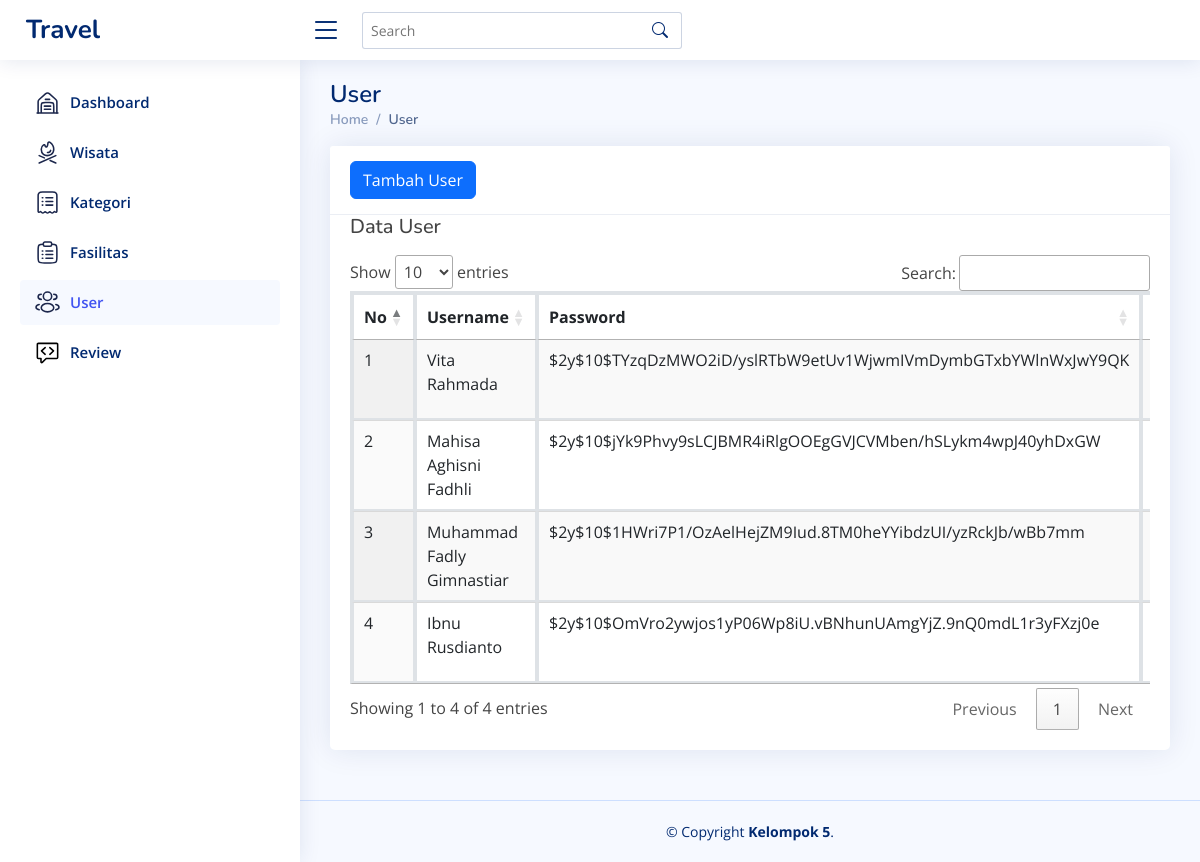
Page /admin/user.php (signed in) on the committed database.
### tables this page shows
CREATE TABLE `user` (
  `id` int(11) NOT NULL,
  `username` varchar(50) NOT NULL,
  `password` varchar(255) NOT NULL,
  `role` enum('admin','user') NOT NULL,
  `last_registered` datetime DEFAULT current_timestamp(),
  `img` varchar(255) DEFAULT 'default.jpg',
  `location` varchar(255) DEFAULT NULL,
  `last_activity` datetime DEFAULT current_timestamp() ON UPDATE current_timestamp()
);

### admin/user.php (the view, shortened to what this page needs)
<?php
include('proses-user.php');
?>
<!DOCTYPE html>
<html lang="en">
<head>
    <link href="assets/vendor/bootstrap/css/bootstrap.min.css" rel="stylesheet">
    <link href="assets/vendor/bootstrap-icons/bootstrap-icons.css" rel="stylesheet">
    <link href="assets/vendor/boxicons/css/boxicons.min.css" rel="stylesheet">
    <link href="assets/vendor/quill/quill.snow.css" rel="stylesheet">
    <link href="assets/vendor/quill/quill.bubble.css" rel="stylesheet">
    <link href="assets/vendor/remixicon/remixicon.css" rel="stylesheet">
    <link href="assets/vendor/simple-datatables/style.css" rel="stylesheet">
    <link rel="stylesheet" href="https://cdn.datatables.net/1.13.7/css/jquery.dataTables.css" />
    <link href="https://cdn.jsdelivr.net/npm/sweetalert2@11.9.0/dist/sweetalert2.min.css" rel="stylesheet">
    <link href="assets/css/style.css" rel="stylesheet">
<body>
    <header id="header" class="header fixed-top d-flex align-items-center">
        <div class="d-flex align-items-center justify-content-between">
            <a href="index.php" class="logo d-flex align-items-center">
                <span class="d-none d-lg-block">Travel</span>
            </a>
            <i class="bi bi-list toggle-sidebar-btn"></i>
        </div>
        <div class="search-bar">
            <form class="search-form d-flex align-items-center" method="POST" action="#">
                <input type="text" name="query" placeholder="Search" title="Enter search keyword">
                <button type="submit" title="Search"><i class="bi bi-search"></i></button>
            </form>
        </div>
    </header>
    <aside id="sidebar" class="sidebar">
        <ul class="sidebar-nav" id="sidebar-nav">
            <li class="nav-item">
                <a class="nav-link collapsed" href="index.php">
                    <span>Dashboard</span>
                </a>
            </li>
            <li class="nav-item">
                <a class="nav-link collapsed" href="wisata.php">
                    <span>Wisata</span>
                </a>
            </li>
            <li class="nav-item">
                <a class="nav-link collapsed" href="kategori.php">
                    <span>Kategori</span>
                </a>
            </li>
            <li class="nav-item">
                <a class="nav-link collapsed" href="fasilitas.php">
                    <span>Fasilitas</span>
                </a>
            </li>
            <li class="nav-item">
                <a class="nav-link" href="user.php">
                    <span>User</span>
                </a>
            </li>
            <li class="nav-item">
                <a class="nav-link collapsed" href="review.php">
                    <span>Review</span>
                </a>
            </li>
        </ul>
    </aside>
    <main id="main" class="main">
        <div class="pagetitle">
            <h1>User</h1>
            <nav>
                <ol class="breadcrumb">
                    <li class="breadcrumb-item"><a href="index.php">Home</a></li>
                    <li class="breadcrumb-item active">User</li>
                </ol>
            </nav>
        </div>
        <section class="section dashboard">
            <div class="card">
                <div class="card-header">
                    <button type="button" class="btn btn-primary" data-bs-toggle="modal" data-bs-target="#exampleModal" style="margin-left: 5px;">
                        Tambah User
                    </button>
                </div>
                <div class="card-body">
                    <h5 class="mb-3">Data User</h5>
                    <div class="table-responsive">
                        <table class="table table-bordered display" id="myTable">
                            <thead>
                                <tr>
                                    <th style="width: 5px;">No</th>
                                    <th>Username</th>
                                    <th>Password</th>
                                    <th>Role</th>
                                </tr>
                            </thead>
                            <tbody>
                                <?php
                                $datauser = mysqli_query($conn, "SELECT * FROM user");
                                $i = 1;
                                while ($ambildata = mysqli_fetch_array($datauser)) {
                                    $user = $ambildata['username'];
                                    $password = $ambildata['password'];
                                    $role = $ambildata['role'];
                                ?>
                                    <tr>
                                        <td><?= $i++; ?></td>
                                        <td><?= $user; ?></td>
                                        <td><?= $password; ?></td>
                                        <td><?= $role; ?></td>
                                    </tr>
                                <?php
                                };
                                ?>
                            </tbody>
                        </table>
                    </div>
                </div>
            </div>
        </section>
    </main>
    <footer id="footer" class="footer">
        <div class="copyright">
            &copy; Copyright <strong><span>Kelompok 5</span></strong>.
        </div>
    </footer>
</body>
</html>

### admin/assets/css/style.css (style rules this page uses)
:root { scroll-behavior: smooth; }
body { font-family: "Open Sans", sans-serif; background: #f6f9ff; color: #444444; }
a { color: #4154f1; text-decoration: none; }
h1, h2, h3, h4, h5, h6 { font-family: "Nunito", sans-serif; }
.card { position: relative; display: flex; flex-direction: column; min-width: 0; word-wrap: break-word; background-color: #fff; background-clip: border-box; border: 1px solid rgba(0, 0, 0, 0.125); border-radius: 0.25rem; }
.card-header { padding: 0.75rem 1.25rem; margin-bottom: 0; background-color: rgba(0, 0, 0, 0.03); border-bottom: 1px solid rgba(0, 0, 0, 0.125); }
.card-header:first-child { border-radius: calc(0.25rem - 1px) calc(0.25rem - 1px) 0 0; }
.table-bordered { border: 2px solid #dee2e6; }
.table-bordered th, .table-bordered td { border: 2px solid #dee2e6; }
.table-bordered thead th, .table-bordered thead td { border-bottom-width: 3px; }
.card-body { flex: 1 1 auto; min-height: 1px; padding: 1.25rem; }
.table-responsive { display: block; width: 100%; overflow-x: auto; -webkit-overflow-scrolling: touch; }
#main { margin-top: 60px; padding: 20px 30px; transition: all 0.3s; }
.pagetitle { margin-bottom: 10px; }
.pagetitle h1 { font-size: 24px; margin-bottom: 0; font-weight: 600; color: #012970; }
.card { margin-bottom: 30px; border: none; border-radius: 5px; box-shadow: 0px 0 30px rgba(1, 41, 112, 0.1); }
.card-header, .card-footer { border-color: #ebeef4; background-color: #fff; color: #798eb3; padding: 15px; }
.card-body { padding: 0 20px 20px 20px; }
.breadcrumb { font-size: 14px; font-family: "Nunito", sans-serif; color: #899bbd; font-weight: 600; }
.breadcrumb a { color: #899bbd; transition: 0.3s; }
.breadcrumb .breadcrumb-item::before { color: #899bbd; }
.breadcrumb .active { color: #51678f; font-weight: 600; }
.logo { line-height: 1; }
@media (min-width: 1200px) { .logo { width: 280px; } }
.logo span { font-size: 26px; font-weight: 700; color: #012970; font-family: "Nunito", sans-serif; }
.header { transition: all 0.5s; z-index: 997; height: 60px; box-shadow: 0px 2px 20px rgba(1, 41, 112, 0.1); background-color: #fff; padding-left: 20px; }
.header .toggle-sidebar-btn { font-size: 32px; padding-left: 10px; cursor: pointer; color: #012970; }
.header .search-bar { min-width: 360px; padding: 0 20px; }
.header .search-form { width: 100%; }
.header .search-form input { border: 0; font-size: 14px; color: #012970; border: 1px solid rgba(1, 41, 112, 0.2); padding: 7px 38px 7px 8px; border-radius: 3px; transition: 0.3s; width: 100%; }
.header .search-form button { border: 0; padding: 0; margin-left: -30px; background: none; }
.header .search-form button i { color: #012970; }
.sidebar { position: fixed; top: 60px; left: 0; bottom: 0; width: 300px; z-index: 996; transition: all 0.3s; padding: 20px; overflow-y: auto; scrollbar-width: thin; scrollbar-color: #aab7cf transparent; box-shadow: 0px 0px 20px rgba(1, 41, 112, 0.1); background-color: #fff; }
@media (min-width: 1200px) { #main, #footer { margin-left: 300px; } }
.sidebar-nav { padding: 0; margin: 0; list-style: none; }
.sidebar-nav li { padding: 0; margin: 0; list-style: none; }
.sidebar-nav .nav-item { margin-bottom: 5px; }
.sidebar-nav .nav-link { display: flex; align-items: center; font-size: 15px; font-weight: 600; color: #4154f1; transition: 0.3; background: #f6f9ff; padding: 10px 15px; border-radius: 4px; }
.sidebar-nav .nav-link.collapsed { color: #012970; background: #fff; }
.footer { padding: 20px 0; font-size: 14px; transition: all 0.3s; border-top: 1px solid #cddfff; }
.footer .copyright { text-align: center; color: #012970; }

### rows in the picture
user: username "Vita Rahmada", password "$2y$10$TYzqDzMWO2iD/yslRTbW9etUv1WjwmIVmDymbGTxbYWlnWxJwY9QK"
user: username "Mahisa Aghisni Fadhli", password "$2y$10$jYk9Phvy9sLCJBMR4iRlgOOEgGVJCVMben/hSLykm4wpJ40yhDxGW"
user: username "Muhammad Fadly Gimnastiar", password "$2y$10$1HWri7P1/OzAelHejZM9Iud.8TM0heYYibdzUI/yzRckJb/wBb7mm"
user: username "Ibnu Rusdianto", password "$2y$10$OmVro2ywjos1yP06Wp8iU.vBNhunUAmgYjZ.9nQ0mdL1r3yFXzj0e"
